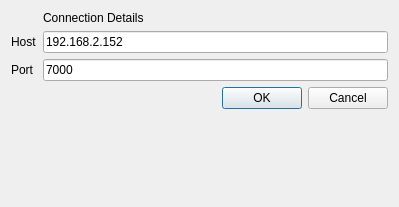
<?xml version="1.0" encoding="UTF-8"?>
<ui version="4.0">
 <class>api_server</class>
 <widget class="QDialog" name="api_server">
  <property name="geometry">
   <rect>
    <x>0</x>
    <y>0</y>
    <width>399</width>
    <height>207</height>
   </rect>
  </property>
  <property name="windowTitle">
   <string>Connection Details</string>
  </property>
  <layout class="QFormLayout" name="formLayout">
   <item row="0" column="1">
    <widget class="QLabel" name="label_3">
     <property name="text">
      <string>Connection Details</string>
     </property>
    </widget>
   </item>
   <item row="1" column="0">
    <widget class="QLabel" name="label">
     <property name="text">
      <string>Host</string>
     </property>
    </widget>
   </item>
   <item row="1" column="1">
    <widget class="QLineEdit" name="ip">
     <property name="text">
      <string>192.168.2.152</string>
     </property>
    </widget>
   </item>
   <item row="2" column="0">
    <widget class="QLabel" name="label_2">
     <property name="text">
      <string>Port</string>
     </property>
    </widget>
   </item>
   <item row="2" column="1">
    <widget class="QLineEdit" name="port">
     <property name="text">
      <string>7000</string>
     </property>
    </widget>
   </item>
   <item row="3" column="0" colspan="2">
    <widget class="QDialogButtonBox" name="buttonBox">
     <property name="orientation">
      <enum>Qt::Horizontal</enum>
     </property>
     <property name="standardButtons">
      <set>QDialogButtonBox::Cancel|QDialogButtonBox::Ok</set>
     </property>
    </widget>
   </item>
  </layout>
 </widget>
 <resources/>
 <connections>
  <connection>
   <sender>buttonBox</sender>
   <signal>accepted()</signal>
   <receiver>api_server</receiver>
   <slot>accept()</slot>
   <hints>
    <hint type="sourcelabel">
     <x>248</x>
     <y>254</y>
    </hint>
    <hint type="destinationlabel">
     <x>157</x>
     <y>274</y>
    </hint>
   </hints>
  </connection>
  <connection>
   <sender>buttonBox</sender>
   <signal>rejected()</signal>
   <receiver>api_server</receiver>
   <slot>reject()</slot>
   <hints>
    <hint type="sourcelabel">
     <x>316</x>
     <y>260</y>
    </hint>
    <hint type="destinationlabel">
     <x>286</x>
     <y>274</y>
    </hint>
   </hints>
  </connection>
 </connections>
</ui>
